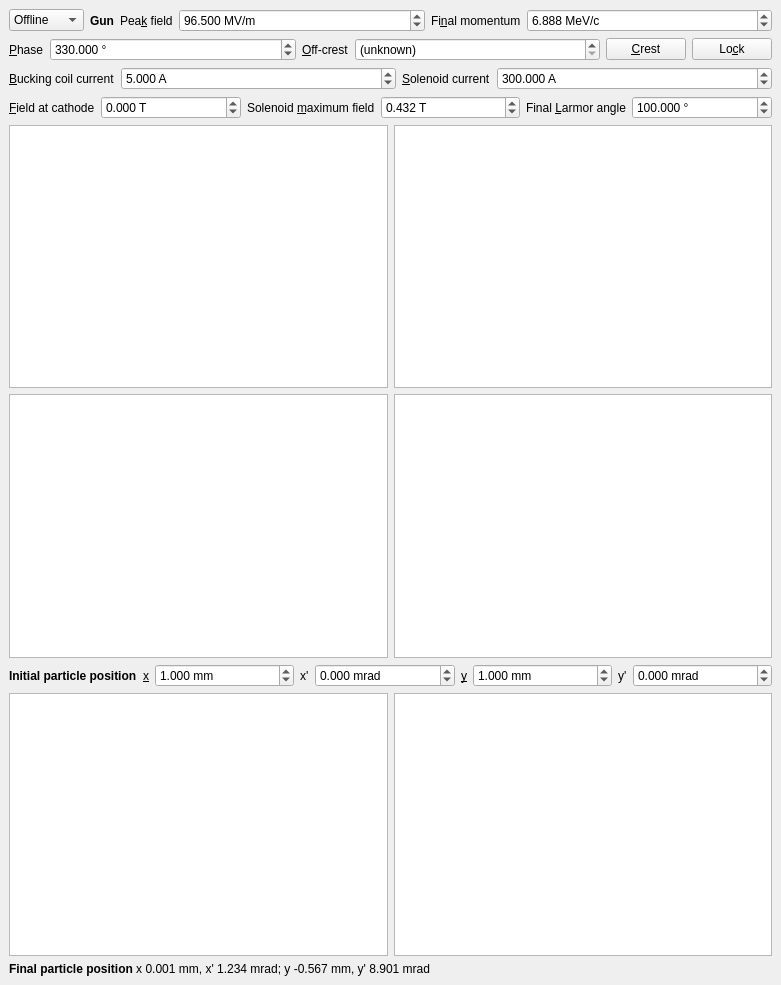
<?xml version="1.0" encoding="UTF-8"?>
<ui version="4.0">
 <class>RF_Solenoid_Tracker</class>
 <widget class="QMainWindow" name="RF_Solenoid_Tracker">
  <property name="geometry">
   <rect>
    <x>0</x>
    <y>0</y>
    <width>781</width>
    <height>985</height>
   </rect>
  </property>
  <property name="windowTitle">
   <string>Parasol - Combined RF &amp; Solenoid Tracking</string>
  </property>
  <property name="windowIcon">
   <iconset>
    <normaloff>Icons/parasol.png</normaloff>Icons/parasol.png</iconset>
  </property>
  <widget class="QWidget" name="centralwidget">
   <layout class="QVBoxLayout" name="verticalLayout">
    <item>
     <layout class="QHBoxLayout" name="gun_hbox">
      <item>
       <widget class="QComboBox" name="machine_mode_dropdown">
        <property name="sizePolicy">
         <sizepolicy hsizetype="Maximum" vsizetype="Fixed">
          <horstretch>0</horstretch>
          <verstretch>0</verstretch>
         </sizepolicy>
        </property>
        <property name="toolTip">
         <string>&lt;html&gt;&lt;head/&gt;&lt;body&gt;&lt;p&gt;Switch between machine modes:&lt;/p&gt;&lt;p&gt;&lt;span style=&quot; font-weight:600;&quot;&gt;Offline&lt;/span&gt;: no interaction with machine&lt;/p&gt;&lt;p&gt;&lt;span style=&quot; font-weight:600;&quot;&gt;Virtual&lt;/span&gt;: connect to local virtual machine&lt;/p&gt;&lt;p&gt;&lt;span style=&quot; font-weight:600;&quot;&gt;Physical&lt;/span&gt;: connect to real machine via EPICS&lt;/p&gt;&lt;/body&gt;&lt;/html&gt;</string>
        </property>
        <item>
         <property name="text">
          <string>Offline</string>
         </property>
         <property name="icon">
          <iconset>
           <normaloff>Icons/Offline.png</normaloff>Icons/Offline.png</iconset>
         </property>
        </item>
        <item>
         <property name="text">
          <string>Virtual</string>
         </property>
         <property name="icon">
          <iconset>
           <normaloff>Icons/Virtual.png</normaloff>Icons/Virtual.png</iconset>
         </property>
        </item>
        <item>
         <property name="text">
          <string>Physical</string>
         </property>
         <property name="icon">
          <iconset>
           <normaloff>Icons/Physical.png</normaloff>Icons/Physical.png</iconset>
         </property>
        </item>
       </widget>
      </item>
      <item>
       <widget class="QLabel" name="gun_label">
        <property name="sizePolicy">
         <sizepolicy hsizetype="Maximum" vsizetype="Preferred">
          <horstretch>0</horstretch>
          <verstretch>0</verstretch>
         </sizepolicy>
        </property>
        <property name="font">
         <font>
          <weight>75</weight>
          <bold>true</bold>
         </font>
        </property>
        <property name="text">
         <string>Gun</string>
        </property>
       </widget>
      </item>
      <item>
       <widget class="QLabel" name="peak_field_label">
        <property name="sizePolicy">
         <sizepolicy hsizetype="Maximum" vsizetype="Preferred">
          <horstretch>0</horstretch>
          <verstretch>0</verstretch>
         </sizepolicy>
        </property>
        <property name="text">
         <string>Pea&amp;k field</string>
        </property>
        <property name="buddy">
         <cstring>peak_field_spin</cstring>
        </property>
       </widget>
      </item>
      <item>
       <widget class="QDoubleSpinBox" name="peak_field_spin">
        <property name="toolTip">
         <string>Peak accelerating field produced inside the RF cavity</string>
        </property>
        <property name="keyboardTracking">
         <bool>false</bool>
        </property>
        <property name="suffix">
         <string> MV/m</string>
        </property>
        <property name="decimals">
         <number>3</number>
        </property>
        <property name="maximum">
         <double>200.000000000000000</double>
        </property>
        <property name="value">
         <double>96.500000000000000</double>
        </property>
       </widget>
      </item>
      <item>
       <widget class="QLabel" name="momentum_label">
        <property name="sizePolicy">
         <sizepolicy hsizetype="Maximum" vsizetype="Preferred">
          <horstretch>0</horstretch>
          <verstretch>0</verstretch>
         </sizepolicy>
        </property>
        <property name="text">
         <string>Fi&amp;nal momentum</string>
        </property>
        <property name="buddy">
         <cstring>momentum_spin</cstring>
        </property>
       </widget>
      </item>
      <item>
       <widget class="QDoubleSpinBox" name="momentum_spin">
        <property name="toolTip">
         <string>Final momentum of a particle after traversing the RF cavity</string>
        </property>
        <property name="buttonSymbols">
         <enum>QAbstractSpinBox::UpDownArrows</enum>
        </property>
        <property name="keyboardTracking">
         <bool>false</bool>
        </property>
        <property name="suffix">
         <string> MeV/c</string>
        </property>
        <property name="decimals">
         <number>3</number>
        </property>
        <property name="maximum">
         <double>1000.000000000000000</double>
        </property>
        <property name="singleStep">
         <double>0.100000000000000</double>
        </property>
        <property name="value">
         <double>6.888000000000000</double>
        </property>
       </widget>
      </item>
     </layout>
    </item>
    <item>
     <layout class="QHBoxLayout" name="phase_hbox">
      <item>
       <widget class="QLabel" name="phase_label">
        <property name="sizePolicy">
         <sizepolicy hsizetype="Maximum" vsizetype="Preferred">
          <horstretch>0</horstretch>
          <verstretch>0</verstretch>
         </sizepolicy>
        </property>
        <property name="text">
         <string>&amp;Phase</string>
        </property>
        <property name="buddy">
         <cstring>phase_spin</cstring>
        </property>
       </widget>
      </item>
      <item>
       <widget class="QDoubleSpinBox" name="phase_spin">
        <property name="toolTip">
         <string>Phase between injected electron and the RF cavity</string>
        </property>
        <property name="statusTip">
         <string/>
        </property>
        <property name="buttonSymbols">
         <enum>QAbstractSpinBox::UpDownArrows</enum>
        </property>
        <property name="keyboardTracking">
         <bool>false</bool>
        </property>
        <property name="suffix">
         <string> °</string>
        </property>
        <property name="decimals">
         <number>3</number>
        </property>
        <property name="minimum">
         <double>-720.000000000000000</double>
        </property>
        <property name="maximum">
         <double>720.000000000000000</double>
        </property>
        <property name="singleStep">
         <double>0.100000000000000</double>
        </property>
        <property name="value">
         <double>330.000000000000000</double>
        </property>
       </widget>
      </item>
      <item>
       <widget class="QLabel" name="off_crest_label">
        <property name="sizePolicy">
         <sizepolicy hsizetype="Maximum" vsizetype="Preferred">
          <horstretch>0</horstretch>
          <verstretch>0</verstretch>
         </sizepolicy>
        </property>
        <property name="text">
         <string>&amp;Off-crest</string>
        </property>
        <property name="buddy">
         <cstring>off_crest_spin</cstring>
        </property>
       </widget>
      </item>
      <item>
       <widget class="QDoubleSpinBox" name="off_crest_spin">
        <property name="toolTip">
         <string>&lt;html&gt;&lt;head/&gt;&lt;body&gt;&lt;p&gt;Phase relative to off-crest value, or (unknown) when the crest phase is unknown.&lt;/p&gt;&lt;/body&gt;&lt;/html&gt;</string>
        </property>
        <property name="buttonSymbols">
         <enum>QAbstractSpinBox::UpDownArrows</enum>
        </property>
        <property name="specialValueText">
         <string>(unknown)</string>
        </property>
        <property name="keyboardTracking">
         <bool>false</bool>
        </property>
        <property name="prefix">
         <string>+</string>
        </property>
        <property name="suffix">
         <string> °</string>
        </property>
        <property name="decimals">
         <number>3</number>
        </property>
        <property name="minimum">
         <double>-360.000000000000000</double>
        </property>
        <property name="maximum">
         <double>360.000000000000000</double>
        </property>
        <property name="singleStep">
         <double>0.100000000000000</double>
        </property>
        <property name="value">
         <double>-360.000000000000000</double>
        </property>
       </widget>
      </item>
      <item>
       <widget class="QPushButton" name="crest_button">
        <property name="sizePolicy">
         <sizepolicy hsizetype="Fixed" vsizetype="Fixed">
          <horstretch>0</horstretch>
          <verstretch>0</verstretch>
         </sizepolicy>
        </property>
        <property name="toolTip">
         <string>Adjust the phase to produce the maximum momentum</string>
        </property>
        <property name="text">
         <string>&amp;Crest</string>
        </property>
        <property name="icon">
         <iconset>
          <normaloff>Icons/mountain-summit.png</normaloff>Icons/mountain-summit.png</iconset>
        </property>
       </widget>
      </item>
      <item>
       <widget class="QPushButton" name="lock_button">
        <property name="sizePolicy">
         <sizepolicy hsizetype="Fixed" vsizetype="Fixed">
          <horstretch>0</horstretch>
          <verstretch>0</verstretch>
         </sizepolicy>
        </property>
        <property name="toolTip">
         <string>Re-crest and keep the off-crest value when the RF peak field changes</string>
        </property>
        <property name="text">
         <string>Lo&amp;ck</string>
        </property>
        <property name="icon">
         <iconset>
          <normaloff>Icons/padlock-open.png</normaloff>
          <normalon>Icons/padlock-closed.png</normalon>Icons/padlock-open.png</iconset>
        </property>
        <property name="checkable">
         <bool>true</bool>
        </property>
        <property name="checked">
         <bool>false</bool>
        </property>
        <property name="default">
         <bool>false</bool>
        </property>
        <property name="flat">
         <bool>false</bool>
        </property>
       </widget>
      </item>
     </layout>
    </item>
    <item>
     <layout class="QHBoxLayout" name="solenoids_hbox">
      <property name="sizeConstraint">
       <enum>QLayout::SetDefaultConstraint</enum>
      </property>
      <item>
       <widget class="QLabel" name="bc_label">
        <property name="sizePolicy">
         <sizepolicy hsizetype="Maximum" vsizetype="Preferred">
          <horstretch>0</horstretch>
          <verstretch>0</verstretch>
         </sizepolicy>
        </property>
        <property name="text">
         <string>&amp;Bucking coil current</string>
        </property>
        <property name="buddy">
         <cstring>bc_spin</cstring>
        </property>
       </widget>
      </item>
      <item>
       <widget class="QDoubleSpinBox" name="bc_spin">
        <property name="buttonSymbols">
         <enum>QAbstractSpinBox::UpDownArrows</enum>
        </property>
        <property name="keyboardTracking">
         <bool>false</bool>
        </property>
        <property name="suffix">
         <string> A</string>
        </property>
        <property name="decimals">
         <number>3</number>
        </property>
        <property name="minimum">
         <double>0.000000000000000</double>
        </property>
        <property name="value">
         <double>5.000000000000000</double>
        </property>
       </widget>
      </item>
      <item>
       <widget class="QLabel" name="sol_label">
        <property name="sizePolicy">
         <sizepolicy hsizetype="Maximum" vsizetype="Preferred">
          <horstretch>0</horstretch>
          <verstretch>0</verstretch>
         </sizepolicy>
        </property>
        <property name="text">
         <string>&amp;Solenoid current</string>
        </property>
        <property name="buddy">
         <cstring>sol_spin</cstring>
        </property>
       </widget>
      </item>
      <item>
       <widget class="QDoubleSpinBox" name="sol_spin">
        <property name="buttonSymbols">
         <enum>QAbstractSpinBox::UpDownArrows</enum>
        </property>
        <property name="keyboardTracking">
         <bool>false</bool>
        </property>
        <property name="suffix">
         <string> A</string>
        </property>
        <property name="decimals">
         <number>3</number>
        </property>
        <property name="maximum">
         <double>500.000000000000000</double>
        </property>
        <property name="value">
         <double>300.000000000000000</double>
        </property>
       </widget>
      </item>
     </layout>
    </item>
    <item>
     <layout class="QHBoxLayout" name="fields_hbox">
      <property name="sizeConstraint">
       <enum>QLayout::SetDefaultConstraint</enum>
      </property>
      <item>
       <widget class="QLabel" name="cathode_field_label">
        <property name="sizePolicy">
         <sizepolicy hsizetype="Maximum" vsizetype="Preferred">
          <horstretch>0</horstretch>
          <verstretch>0</verstretch>
         </sizepolicy>
        </property>
        <property name="text">
         <string>&amp;Field at cathode</string>
        </property>
        <property name="buddy">
         <cstring>cathode_field_spin</cstring>
        </property>
       </widget>
      </item>
      <item>
       <widget class="QDoubleSpinBox" name="cathode_field_spin">
        <property name="toolTip">
         <string>Use the combined BC and solenoid field map to calculate the field at the cathode</string>
        </property>
        <property name="buttonSymbols">
         <enum>QAbstractSpinBox::UpDownArrows</enum>
        </property>
        <property name="keyboardTracking">
         <bool>false</bool>
        </property>
        <property name="suffix">
         <string> T</string>
        </property>
        <property name="decimals">
         <number>3</number>
        </property>
        <property name="minimum">
         <double>-99.989999999999995</double>
        </property>
        <property name="singleStep">
         <double>0.010000000000000</double>
        </property>
       </widget>
      </item>
      <item>
       <widget class="QLabel" name="sol_field_label">
        <property name="sizePolicy">
         <sizepolicy hsizetype="Maximum" vsizetype="Preferred">
          <horstretch>0</horstretch>
          <verstretch>0</verstretch>
         </sizepolicy>
        </property>
        <property name="text">
         <string>Solenoid &amp;maximum field</string>
        </property>
        <property name="buddy">
         <cstring>sol_field_spin</cstring>
        </property>
       </widget>
      </item>
      <item>
       <widget class="QDoubleSpinBox" name="sol_field_spin">
        <property name="toolTip">
         <string>Peak field in the solenoid</string>
        </property>
        <property name="buttonSymbols">
         <enum>QAbstractSpinBox::UpDownArrows</enum>
        </property>
        <property name="keyboardTracking">
         <bool>false</bool>
        </property>
        <property name="suffix">
         <string> T</string>
        </property>
        <property name="decimals">
         <number>3</number>
        </property>
        <property name="maximum">
         <double>500.000000000000000</double>
        </property>
        <property name="singleStep">
         <double>0.010000000000000</double>
        </property>
        <property name="value">
         <double>0.432000000000000</double>
        </property>
       </widget>
      </item>
      <item>
       <widget class="QLabel" name="larmor_angle_label">
        <property name="sizePolicy">
         <sizepolicy hsizetype="Maximum" vsizetype="Preferred">
          <horstretch>0</horstretch>
          <verstretch>0</verstretch>
         </sizepolicy>
        </property>
        <property name="text">
         <string>Final &amp;Larmor angle</string>
        </property>
        <property name="buddy">
         <cstring>larmor_angle_spin</cstring>
        </property>
       </widget>
      </item>
      <item>
       <widget class="QDoubleSpinBox" name="larmor_angle_spin">
        <property name="toolTip">
         <string>Final Larmor angle of the particle after traversing the RF cavity and solenoid</string>
        </property>
        <property name="buttonSymbols">
         <enum>QAbstractSpinBox::UpDownArrows</enum>
        </property>
        <property name="keyboardTracking">
         <bool>false</bool>
        </property>
        <property name="suffix">
         <string> °</string>
        </property>
        <property name="decimals">
         <number>3</number>
        </property>
        <property name="maximum">
         <double>1000.000000000000000</double>
        </property>
        <property name="value">
         <double>100.000000000000000</double>
        </property>
       </widget>
      </item>
     </layout>
    </item>
    <item>
     <layout class="QHBoxLayout" name="horizontalLayout_3">
      <item>
       <widget class="PlotWidget" name="E_field_plot"/>
      </item>
      <item>
       <widget class="PlotWidget" name="B_field_plot"/>
      </item>
     </layout>
    </item>
    <item>
     <layout class="QGridLayout" name="mom_la_grid">
      <item row="0" column="0">
       <widget class="PlotWidget" name="momentum_plot"/>
      </item>
      <item row="0" column="2">
       <widget class="PlotWidget" name="larmor_angle_plot"/>
      </item>
     </layout>
    </item>
    <item>
     <layout class="QHBoxLayout" name="ustart_hbox">
      <item>
       <widget class="QLabel" name="ustart_label">
        <property name="sizePolicy">
         <sizepolicy hsizetype="Maximum" vsizetype="Preferred">
          <horstretch>0</horstretch>
          <verstretch>0</verstretch>
         </sizepolicy>
        </property>
        <property name="font">
         <font>
          <weight>75</weight>
          <bold>true</bold>
         </font>
        </property>
        <property name="text">
         <string>Initial particle position</string>
        </property>
       </widget>
      </item>
      <item>
       <widget class="QLabel" name="x_label">
        <property name="sizePolicy">
         <sizepolicy hsizetype="Maximum" vsizetype="Preferred">
          <horstretch>0</horstretch>
          <verstretch>0</verstretch>
         </sizepolicy>
        </property>
        <property name="text">
         <string>&amp;x</string>
        </property>
        <property name="buddy">
         <cstring>x_spin</cstring>
        </property>
       </widget>
      </item>
      <item>
       <widget class="QDoubleSpinBox" name="x_spin">
        <property name="toolTip">
         <string>Initial horizontal position of the particle</string>
        </property>
        <property name="buttonSymbols">
         <enum>QAbstractSpinBox::UpDownArrows</enum>
        </property>
        <property name="keyboardTracking">
         <bool>false</bool>
        </property>
        <property name="suffix">
         <string> mm</string>
        </property>
        <property name="decimals">
         <number>3</number>
        </property>
        <property name="minimum">
         <double>-200.000000000000000</double>
        </property>
        <property name="maximum">
         <double>200.000000000000000</double>
        </property>
        <property name="singleStep">
         <double>0.100000000000000</double>
        </property>
        <property name="value">
         <double>1.000000000000000</double>
        </property>
       </widget>
      </item>
      <item>
       <widget class="QLabel" name="xdash_label">
        <property name="sizePolicy">
         <sizepolicy hsizetype="Maximum" vsizetype="Preferred">
          <horstretch>0</horstretch>
          <verstretch>0</verstretch>
         </sizepolicy>
        </property>
        <property name="text">
         <string>x'</string>
        </property>
        <property name="buddy">
         <cstring>xdash_spin</cstring>
        </property>
       </widget>
      </item>
      <item>
       <widget class="QDoubleSpinBox" name="xdash_spin">
        <property name="toolTip">
         <string>Initial horizontal angle of the particle</string>
        </property>
        <property name="buttonSymbols">
         <enum>QAbstractSpinBox::UpDownArrows</enum>
        </property>
        <property name="keyboardTracking">
         <bool>false</bool>
        </property>
        <property name="suffix">
         <string> mrad</string>
        </property>
        <property name="decimals">
         <number>3</number>
        </property>
        <property name="minimum">
         <double>-360.000000000000000</double>
        </property>
        <property name="maximum">
         <double>720.000000000000000</double>
        </property>
        <property name="singleStep">
         <double>0.100000000000000</double>
        </property>
        <property name="value">
         <double>0.000000000000000</double>
        </property>
       </widget>
      </item>
      <item>
       <widget class="QLabel" name="y_label">
        <property name="sizePolicy">
         <sizepolicy hsizetype="Maximum" vsizetype="Preferred">
          <horstretch>0</horstretch>
          <verstretch>0</verstretch>
         </sizepolicy>
        </property>
        <property name="text">
         <string>&amp;y</string>
        </property>
        <property name="buddy">
         <cstring>y_spin</cstring>
        </property>
       </widget>
      </item>
      <item>
       <widget class="QDoubleSpinBox" name="y_spin">
        <property name="toolTip">
         <string>Initial vertical position of the particle</string>
        </property>
        <property name="buttonSymbols">
         <enum>QAbstractSpinBox::UpDownArrows</enum>
        </property>
        <property name="keyboardTracking">
         <bool>false</bool>
        </property>
        <property name="suffix">
         <string> mm</string>
        </property>
        <property name="decimals">
         <number>3</number>
        </property>
        <property name="minimum">
         <double>-200.000000000000000</double>
        </property>
        <property name="maximum">
         <double>200.000000000000000</double>
        </property>
        <property name="singleStep">
         <double>0.100000000000000</double>
        </property>
        <property name="value">
         <double>1.000000000000000</double>
        </property>
       </widget>
      </item>
      <item>
       <widget class="QLabel" name="ydash_label">
        <property name="sizePolicy">
         <sizepolicy hsizetype="Maximum" vsizetype="Preferred">
          <horstretch>0</horstretch>
          <verstretch>0</verstretch>
         </sizepolicy>
        </property>
        <property name="text">
         <string>y'</string>
        </property>
        <property name="buddy">
         <cstring>ydash_spin</cstring>
        </property>
       </widget>
      </item>
      <item>
       <widget class="QDoubleSpinBox" name="ydash_spin">
        <property name="toolTip">
         <string>Initial vertical angle of the particle</string>
        </property>
        <property name="buttonSymbols">
         <enum>QAbstractSpinBox::UpDownArrows</enum>
        </property>
        <property name="keyboardTracking">
         <bool>false</bool>
        </property>
        <property name="suffix">
         <string> mrad</string>
        </property>
        <property name="decimals">
         <number>3</number>
        </property>
        <property name="minimum">
         <double>-360.000000000000000</double>
        </property>
        <property name="maximum">
         <double>720.000000000000000</double>
        </property>
        <property name="singleStep">
         <double>0.100000000000000</double>
        </property>
        <property name="value">
         <double>0.000000000000000</double>
        </property>
       </widget>
      </item>
     </layout>
    </item>
    <item>
     <layout class="QHBoxLayout" name="xy_plot_hbox">
      <item>
       <widget class="PlotWidget" name="xy_plot"/>
      </item>
      <item>
       <widget class="PlotWidget" name="xdash_ydash_plot"/>
      </item>
     </layout>
    </item>
    <item>
     <widget class="QLabel" name="uend_label">
      <property name="text">
       <string>&lt;html&gt;&lt;head/&gt;&lt;body&gt;&lt;p&gt;&lt;span style=&quot; font-weight:600;&quot;&gt;Final particle position&lt;/span&gt; x 0.001 mm, x' 1.234 mrad; y -0.567 mm, y' 8.901 mrad&lt;/p&gt;&lt;/body&gt;&lt;/html&gt;</string>
      </property>
     </widget>
    </item>
   </layout>
  </widget>
 </widget>
 <customwidgets>
  <customwidget>
   <class>PlotWidget</class>
   <extends>QGraphicsView</extends>
   <header>pyqtgraph</header>
  </customwidget>
 </customwidgets>
 <resources/>
 <connections/>
</ui>
